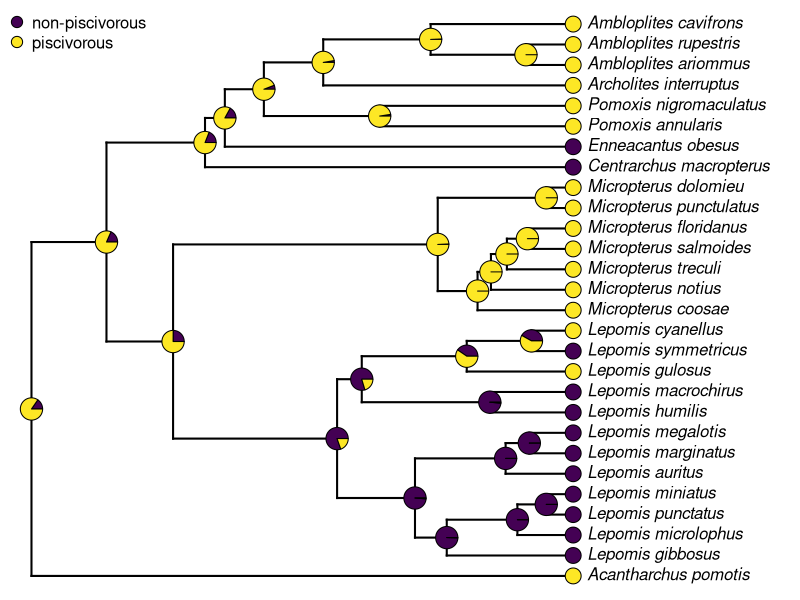
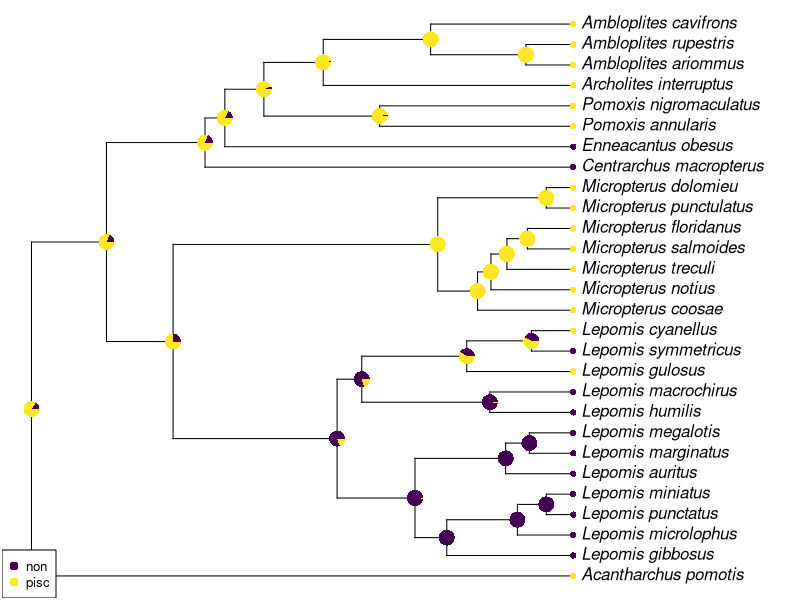
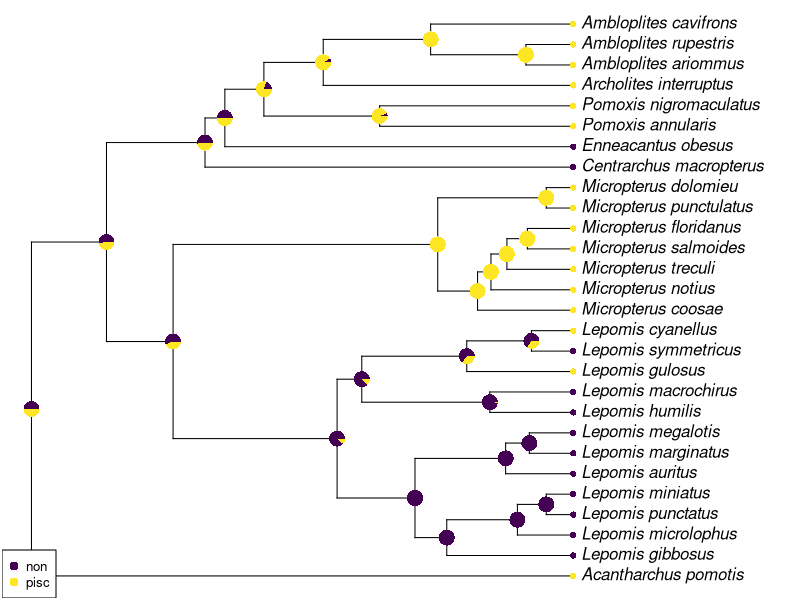
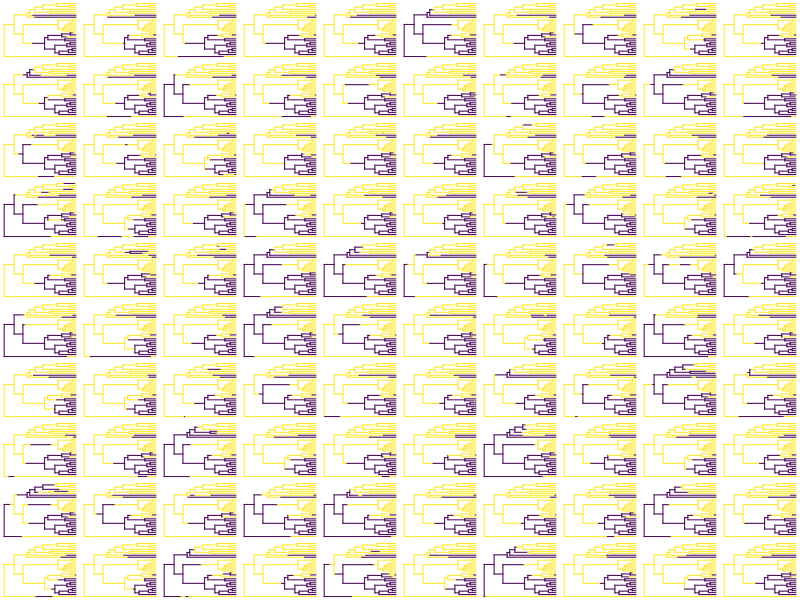
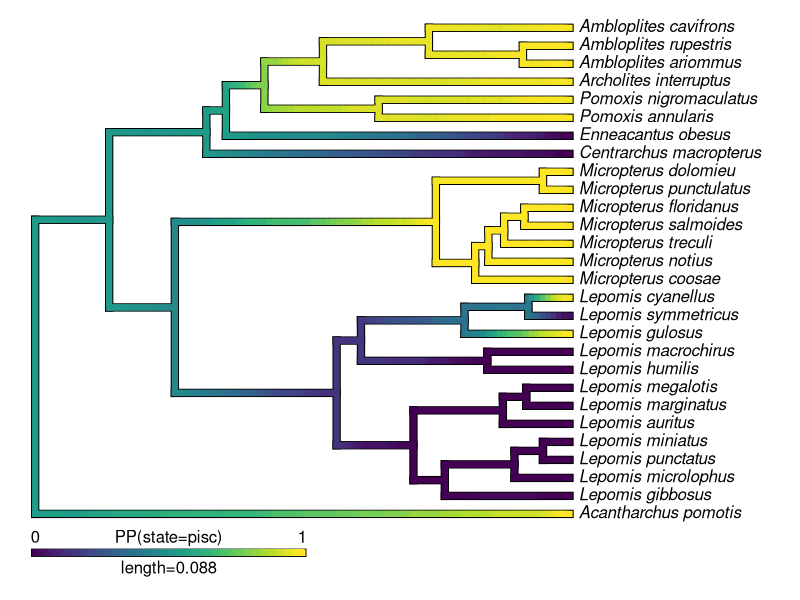
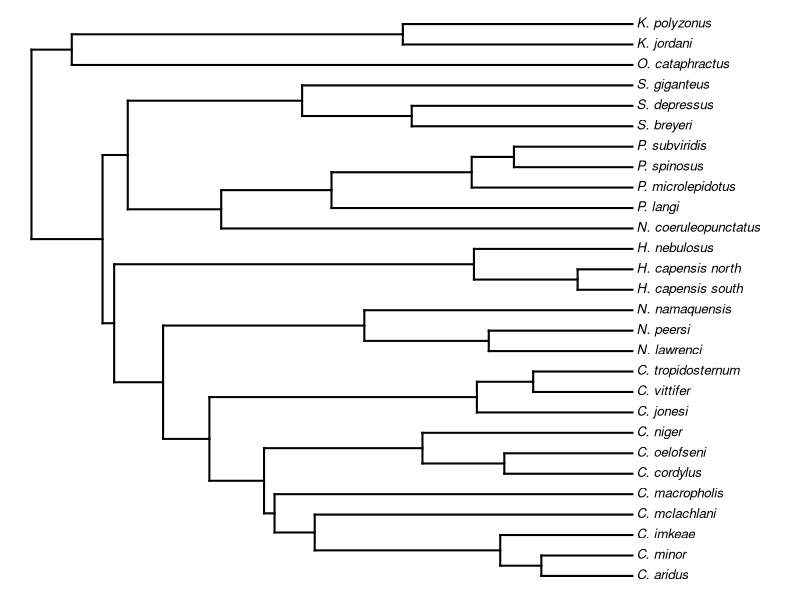
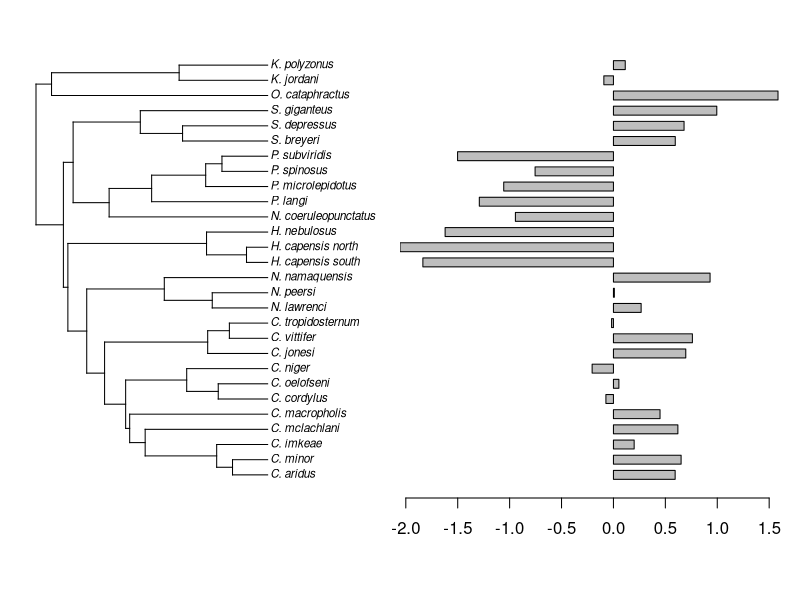
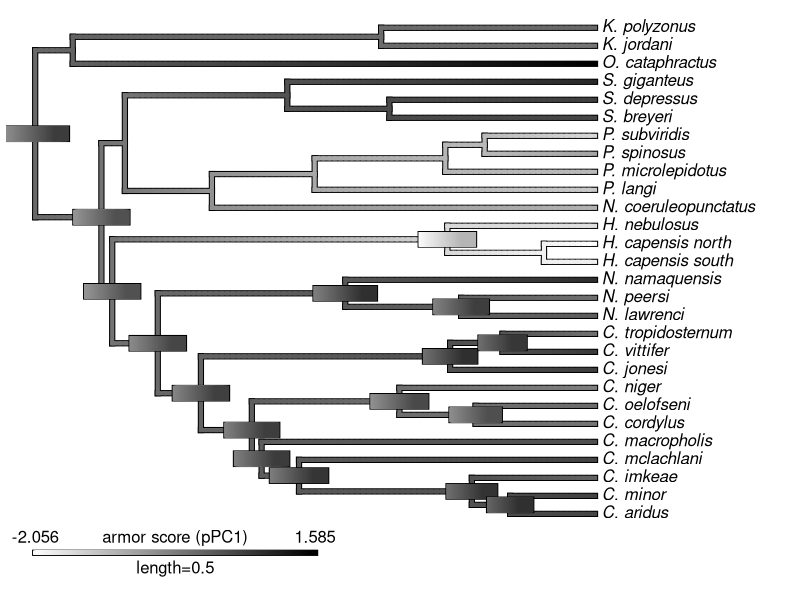

Generate these figures, in order, with R: (Note: this script raises an error after producing the figures.)
library(phytools)

data(sunfish.tree)
sunfish.tree<-as.phylo(sunfish.tree)

plotTree(sunfish.tree,offset=0.7,ftype="i")

data(sunfish.data)
head(sunfish.data)

feeding.mode<-setNames(sunfish.data$feeding.mode,
  rownames(sunfish.data))
feeding.mode

cols<-setNames(viridisLite::viridis(n=2),
  levels(feeding.mode))
cols

Feeding.Mode<-to.matrix(feeding.mode,
  levels(feeding.mode))
head(Feeding.Mode)

Feeding.Mode<-Feeding.Mode[sunfish.tree$tip.label,]
tiplabels(pie=Feeding.Mode,piecol=cols,cex=0.5)
legend("topleft",c("non-piscivorous","piscivorous"),
  pch=21,pt.bg=cols,pt.cex=1.5,bty='n')

sunfish_er<-fitMk(sunfish.tree,feeding.mode,model="ER",
  pi="fitzjohn")
sunfish_ard<-fitMk(sunfish.tree,feeding.mode,model="ARD",
  pi="fitzjohn")
anova(sunfish_er,sunfish_ard)

sunfish_er.marginal<-ancr(sunfish_er)

sunfish_er.marginal$ace

nodelabels(pie=sunfish_er.marginal$ace,
  piecol=cols,cex=0.7)

plot(sunfish_er.marginal,args.nodelabels=list(piecol=cols))

sunfish_ard

sunfish_aov<-anova(sunfish_er,sunfish_ard)

plot(ancr(sunfish_aov),args.nodelabels=list(piecol=cols))

?make.simmap

sunfish_smap<-simmap(sunfish_er)

sunfish_smap

par(mfrow=c(10,10))
plot(sunfish_smap,ftype="off",lwd=1,colors=cols)

sunfish_smap<-simmap(sunfish_aov)

sunfish_dmap<-densityMap(sunfish_smap,plot=FALSE)
sunfish_dmap<-setMap(sunfish_dmap,
  viridisLite::viridis(n=10))
dev.off()
plot(sunfish_dmap,outline=TRUE,lwd=6)

data(cordylid.tree)
plotTree(cordylid.tree,ftype="i",fsize=0.8)

data(cordylid.data)
head(cordylid.data)

cordylid_armor<-setNames(cordylid.data$pPC1,
  rownames(cordylid.data))
cordylid_armor
plotTree.barplot(cordylid.tree,cordylid_armor,
  args.plotTree=list(fsize=0.7))

cordylid_armor.anc<-fastAnc(cordylid.tree,cordylid_armor,
  CI=TRUE)
cordylid_armor.anc

cordylid_armor.cMap<-contMap(cordylid.tree,cordylid_armor,
  plot=FALSE)
cordylid_armor.cMap

cordylid_armor.cMap<-setMap(cordylid_armor.cMap,
  c("white","black"))
dev.off()
plot(cordylid_armor.cMap,leg.txt="armor score (pPC1)")
errorbar.contMap(cordylid_armor.cMap)

?anc.Bayes

cordylid_mcmc<-anc.Bayes(cordylid.tree,cordylid_armor,
  ngen=500000)

cordylid_mcmc
